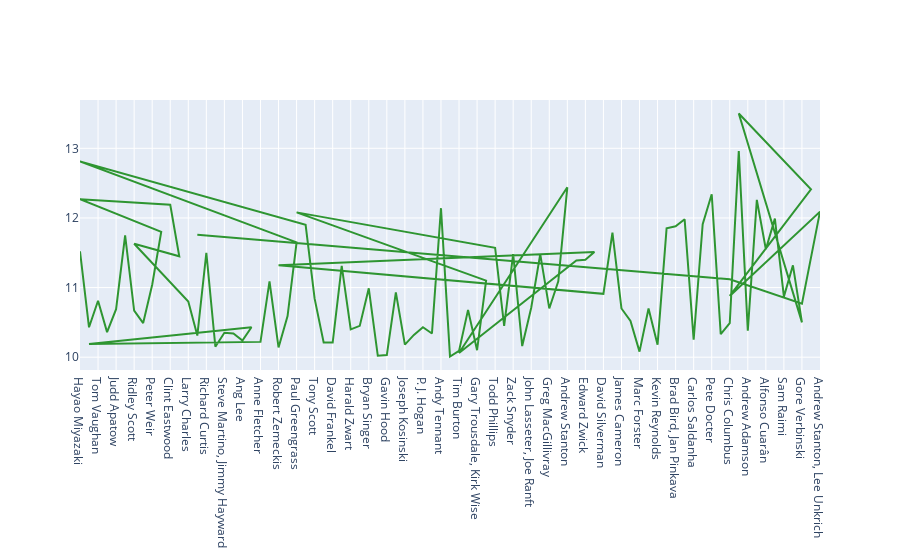

Write notebook code for a chart like this one.
### Code cell
fig = go.Figure()
fig.add_trace(go.Scatter(
         x=df3['Director'],
         y=df3['CumulativeScore'],
        line =dict(color='green'),
    opacity=0.8))

### Figure 1 — Plotly figure (JSON) as saved in the notebook; plotly's stock layout.template omitted (floating-point values rounded to 4 significant figures)
{"data": [{"line": {"color": "green"}, "opacity": 0.8, "type": "scatter", "x": ["Hayao Miyazaki", "Nancy Meyers", "Tom Vaughan", "Peyton Reed", "Judd Apatow", "Pierre Morel", "Ridley Scott", "Phil Lord, Chris Miller", "Peter Weir", "Doug Liman", "Hayao Miyazaki", "Clint Eastwood", "Jesse Dylan", "Ridley Scott", "Larry Charles", "Steven Spielberg", "Richard Curtis", "Curtis Hanson", "Steve Martino, Jimmy Hayward", "Paul Weitz, Chris Weitz", "Ang Lee", "Christopher Williams, Byron Howard", "Nancy Meyers", "Anne Fletcher", "Neil Jordan", "Robert Zemeckis", "Dean DeBlois, Chris Sanders", "Paul Greengrass", "Hayao Miyazaki", "Joseph McGinty Nichol", "Tony Scott", "Timur Bekmambetov", "David Frankel", "Luc Besson", "Harald Zwart", "Chris Noonan", "Bryan Singer", "Joe Johnston", "Gavin Hood", "Cameron Crowe", "Joseph Kosinski", "Jon Turteltaub", "P. J. Hogan", "Barry Cook, Tony Bancroft", "Andy Tennant", "Tom Shadyac", "Tim Burton", "Paul Verhoeven", "Gary Trousdale, Kirk Wise", "Michael Bay", "Paul Greengrass", "Todd Phillips", "Roger Michell", "Zack Snyder", "Brett Ratner", "John Lasseter, Joe Ranft", "Ron Howard", "Greg MacGillivray", "John McTiernan", "Andrew Stanton", "Tim Burton", "Guy Ritchie", "Edward Zwick", "Chris Renaud, Pierre Coffin", "Robert Zemeckis", "David Silverman", "Andrew Davis", "James Cameron", "Wolfgang Petersen", "Marc Forster", "Francis Lawrence", "Kevin Reynolds", "Martin Campbell", "Brad Bird, Jan Pinkava", "Pete Docter, Lee Unkrich, David Silverman", "Carlos Saldanha", "Brad Bird", "Pete Docter", "Garry Marshall", "Chris Columbus", "Christopher Nolan", "Andrew Adamson", "M. Night Shyamalan", "Alfonso Cuarân", "David Yates", "Sam Raimi", "Mike Newell", "Gore Verbinski", "Christopher Nolan", "Lee Unkrich", "Chris Columbus", "Andrew Stanton, Lee Unkrich", "Gore Verbinski", "Chris Columbus", "Steven Spielberg"], "y": [11.52, 10.43, 10.81, 10.36, 10.69, 11.75, 10.67, 10.49, 11.04, 11.8, 12.27, 12.19, 11.45, 11.63, 10.8, 10.31, 11.5, 10.15, 10.35, 10.34, 10.24, 10.43, 10.19, 10.22, 11.09, 10.14, 10.59, 11.65, 12.81, 11.9, 10.84, 10.21, 10.21, 11.31, 10.4, 10.45, 10.99, 10.02, 10.03, 10.93, 10.18, 10.32, 10.43, 10.34, 12.14, 10.01, 10.09, 10.68, 10.1, 11.1, 12.08, 11.57, 10.45, 11.48, 10.16, 10.71, 11.48, 10.7, 11.09, 12.44, 10.06, 11.39, 11.4, 11.51, 11.32, 10.91, 11.79, 10.7, 10.52, 10.08, 10.7, 10.18, 11.85, 11.88, 11.98, 10.25, 11.91, 12.34, 10.33, 10.49, 12.96, 10.38, 12.26, 11.55, 11.99, 10.87, 11.32, 10.5, 13.5, 12.41, 10.88, 12.09, 10.77, 11.12, 11.76]}], "layout": {}}
